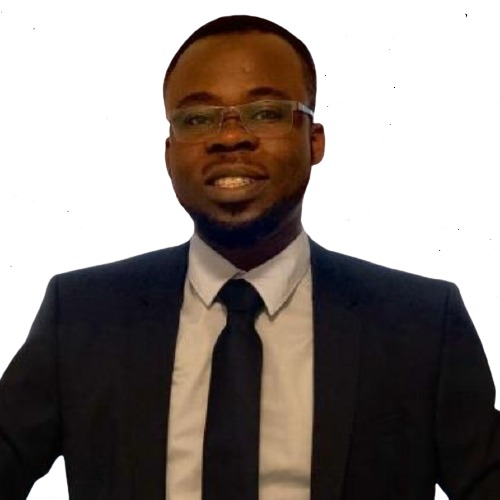
#> input picture images/ayuba_profile_pic.png, 500 x 500 px
$ python day2_gray_scale_images.py
#> lines starting #> are read from the running program, lines starting #| are printed output that depends on the picture
import cv2
import numpy as np

kernel = np.ones((5, 5), np.uint8)

"""Load and read image"""
img = cv2.imread("images/ayuba_profile_pic.png", 10)
#> img is the input picture: shape (500, 500, 3); mean B, G, R 129.8, 134, 142.1

"""Convert image to gray, Using BGR2GRAY"""
img_gray = cv2.cvtColor(img, cv2.COLOR_BGR2RGB)

"""Making image blur"""
img_blur = cv2.GaussianBlur(img, (9, 9), 0)
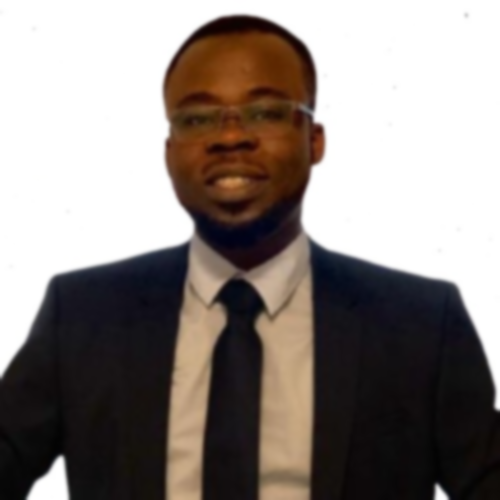
#> img_blur: shape (500, 500, 3); mean B, G, R 129.8, 134, 142.1

"""Detecting edge in image using canny function"""
img_canny = cv2.Canny(img, 50, 50)
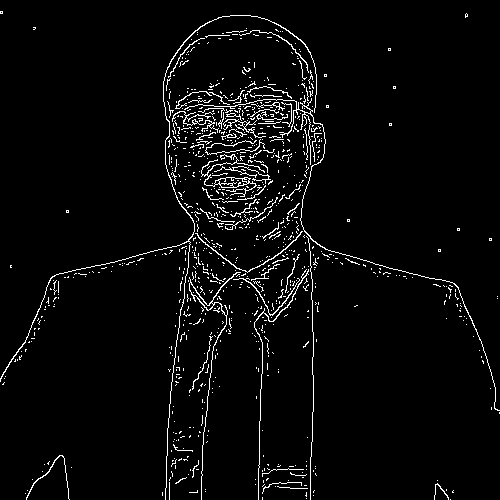
#> img_canny: shape (500, 500); 3.7% white in thin lines or dots

"""Image dilation"""
img_dilation = cv2.dilate(img, kernel, iterations=1)
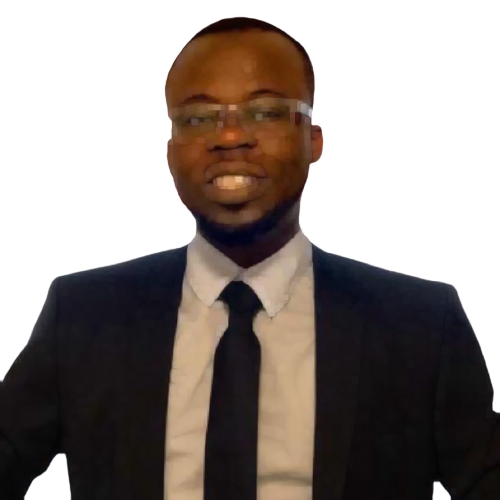
#> img_dilation: shape (500, 500, 3); mean B, G, R 136.3, 140.7, 149.2

"""Image eroding"""
img_eroded = cv2.erode(img_dilation, kernel, iterations=1)

"""Show image"""
# original
cv2.imshow("ayuba",  img)
# gray
cv2.imshow("ayuba gray",  img_gray)
# blur
cv2.imshow("ayuba blur",  img_blur)
# edge detecting
cv2.imshow("ayuba edge",  img_canny)
# dilation
cv2.imshow("ayuba dilate",  img_dilation)
# eroding
cv2.imshow("ayuba eroded",  img_eroded)
cv2.waitKey(0)
